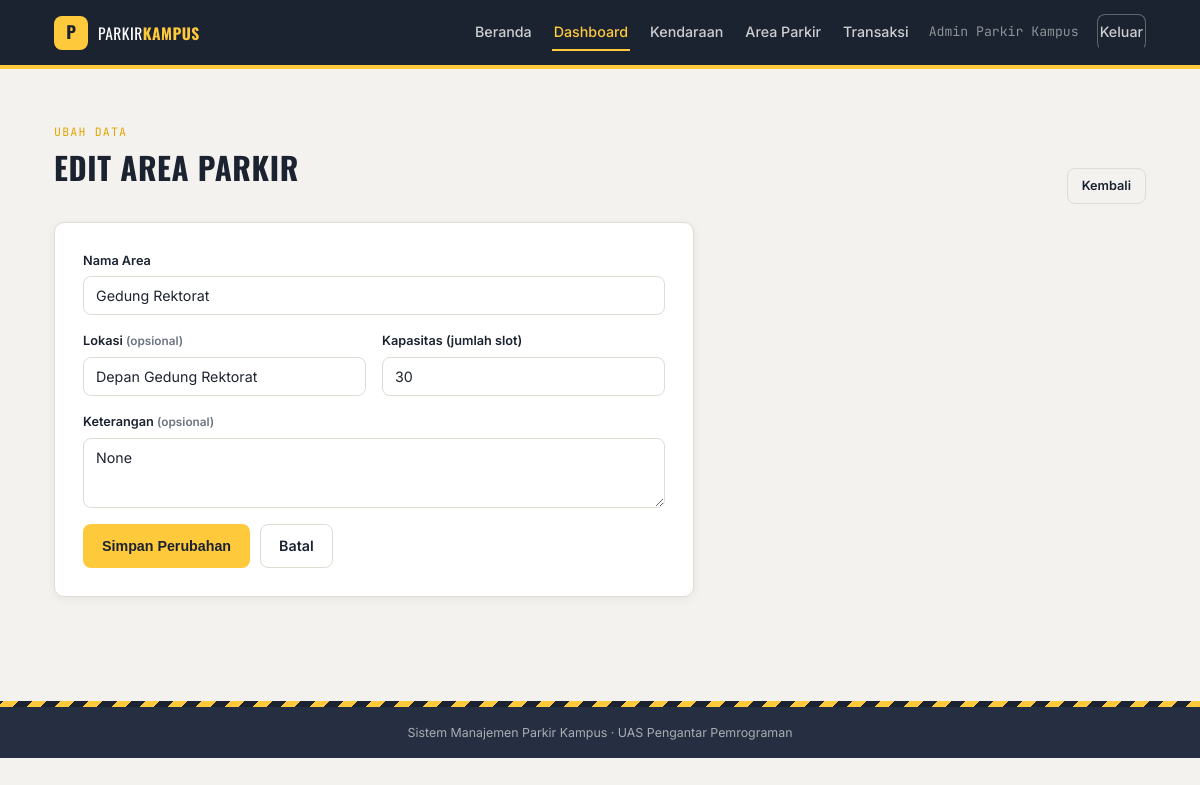
/admin/area/1/edit (signed in), run on the app's committed database.
### models.py (models this page shows, shortened)
class AreaParkir(db.Model):
    __tablename__ = "area_parkir"
    id = db.Column(db.Integer, primary_key=True)
    nama_area = db.Column(db.String(100), unique=True, nullable=False)
    lokasi = db.Column(db.String(150), nullable=True)
    kapasitas = db.Column(db.Integer, nullable=False, default=0)
    keterangan = db.Column(db.String(255), nullable=True)
    created_at = db.Column(db.DateTime, default=datetime.utcnow)
    transaksi = db.relationship(
        "Transaksi", backref="area", cascade="all, delete-orphan", lazy=True
    )

### routes/admin.py (the view, shortened to what this page needs)
@admin_bp.route("/area/<int:area_id>/edit", methods=["GET", "POST"])
@login_required
def area_edit(area_id):
    area = AreaParkir.query.get_or_404(area_id)
    return render_template("admin/area_form.html", mode="edit", area=area)

### routes/admin.py (called while the page is built)
def login_required(view_func):
    @wraps(view_func)
    def wrapped(*args, **kwargs):
        if not session.get("admin_id"):
            flash("Silakan login terlebih dahulu.", "danger")
            return redirect(url_for("auth.login"))
        return view_func(*args, **kwargs)
    return wrapped

### templates/admin/area_form.html (shortened to what this page needs)
{% extends "base.html" %}
{% block content %}
<div class="section-head">
  <div>
    <span class="kicker">{{ 'Ubah data' if mode == 'edit' else 'Data baru' }}</span>
    <h1>{{ 'Edit Area Parkir' if mode == 'edit' else 'Tambah Area Parkir' }}</h1>
  </div>
  <a href="{{ url_for('admin.area_list') }}" class="btn btn--outline btn--sm">Kembali</a>
</div>
<div class="form-card">
  <form method="POST">
    <div class="field">
      <label for="nama_area">Nama Area</label>
      <input type="text" id="nama_area" name="nama_area" required
             value="{{ area.nama_area if area else '' }}" placeholder="mis. Gedung Rektorat">
    </div>
    <div class="form-grid">
      <div class="field">
        <label for="lokasi">Lokasi <span class="hint">(opsional)</span></label>
        <input type="text" id="lokasi" name="lokasi" value="{{ area.lokasi if area else '' }}">
      </div>
      <div class="field">
        <label for="kapasitas">Kapasitas (jumlah slot)</label>
        <input type="number" id="kapasitas" name="kapasitas" min="1" required
               value="{{ area.kapasitas if area else '' }}">
      </div>
    </div>
    <div class="field">
      <label for="keterangan">Keterangan <span class="hint">(opsional)</span></label>
      <textarea id="keterangan" name="keterangan">{{ area.keterangan if area else '' }}</textarea>
    </div>
    <div class="form-actions">
      <button type="submit" class="btn btn--accent">{{ 'Simpan Perubahan' if mode == 'edit' else 'Tambah Area' }}</button>
      <a href="{{ url_for('admin.area_list') }}" class="btn btn--outline">Batal</a>
    </div>
  </form>
</div>
{% endblock %}

### static/css/style.css (style rules this page uses)
:root { --c-asphalt: #1B2230; --c-asphalt-2: #262F41; --c-concrete: #F3F2EE; --c-concrete-2: #E9E7E0; --c-yellow: #FFC93C; --c-yellow-dark: #E3A600; --c-white: #FFFFFF; --c-text: #1F2430; --c-muted: #6B7280; --c-border: #DEDCD3; --c-success: #1F8A4C; --c-success-bg: #E7F6EC; --c-danger: #C63C3C; --c-danger-bg: #FBEAEA; --f-display: 'Oswald', sans-serif; --f-body: 'Inter', sans-serif; --f-mono: 'JetBrains Mono', monospace; --radius: 10px; --shadow: 0 2px 10px rgba(27,34,48,0.06); --shadow-md: 0 8px 28px rgba(27,34,48,0.12); }
* { box-sizing: border-box; }
html, body { margin:0; padding:0; background: var(--c-concrete); color: var(--c-text); font-family: var(--f-body); font-size: 15.5px; line-height: 1.55; }
a { color: inherit; text-decoration: none; }
h1,h2,h3,h4 { font-family: var(--f-display); text-transform: uppercase; letter-spacing: .02em; margin: 0 0 .4em; color: var(--c-asphalt); }
h1 { font-size: 2rem; }
.btn { display:inline-flex; align-items:center; justify-content:center; gap:8px; padding: 10px 18px; border-radius: 8px; border: 1px solid transparent; font-weight:600; font-size:.92rem; cursor:pointer; transition: transform .06s ease, box-shadow .15s ease; }
.btn--accent { background: var(--c-yellow); color: var(--c-asphalt); }
.btn--outline { background: transparent; color: var(--c-asphalt); border-color: var(--c-border); }
.btn--sm { padding: 7px 14px; font-size: .82rem; }
.section-head { display:flex; justify-content:space-between; align-items:flex-end; gap: 16px; margin-bottom: 18px; flex-wrap: wrap; }
.section-head .kicker { color: var(--c-yellow-dark); font-family: var(--f-mono); font-size:.75rem; text-transform:uppercase; letter-spacing:.1em; }
.form-card { background: var(--c-white); border:1px solid var(--c-border); border-radius: var(--radius); padding: 28px; max-width: 640px; box-shadow: var(--shadow); }
.form-grid { display:grid; grid-template-columns: 1fr 1fr; gap: 16px; }
.field { margin-bottom: 16px; display:flex; flex-direction:column; gap: 6px; }
.field label { font-size:.82rem; font-weight:600; color: var(--c-asphalt); }
.field .hint { font-size: .76rem; color: var(--c-muted); }
input[type=text], input[type=password], input[type=number], input[type=tel], select, textarea { padding: 10px 12px; border: 1px solid var(--c-border); border-radius: 8px; font-size: .92rem; font-family: var(--f-body); background: var(--c-white); color: var(--c-text); }
textarea { resize: vertical; min-height: 70px; }
.form-actions { display:flex; gap: 10px; margin-top: 8px; }

### data on the page
AreaParkir: nama_area "Gedung Rektorat", lokasi "Depan Gedung Rektorat", kapasitas "30", keterangan "None"

### other printed values
{{ session.get('admin_nama') }} "Admin Parkir Kampus"
{{ 'Ubah data' if mode == 'edit' else 'Data baru' }} "UBAH DATA"
{{ 'Edit Area Parkir' if mode == 'edit' else 'Tambah Area Parkir' }} "EDIT AREA PARKIR"
{{ 'Simpan Perubahan' if mode == 'edit' else 'Tambah Area' }} "Simpan Perubahan"
